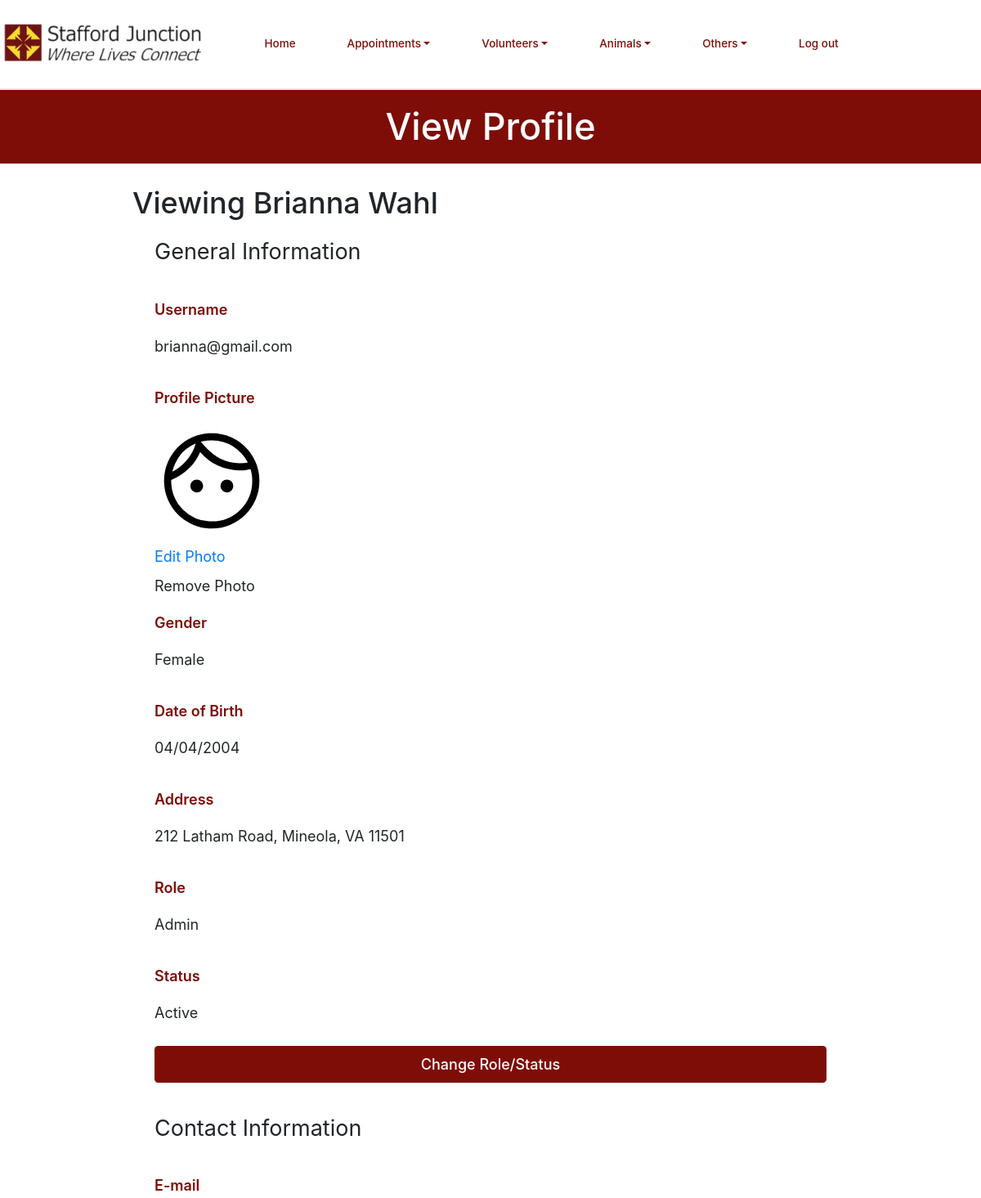
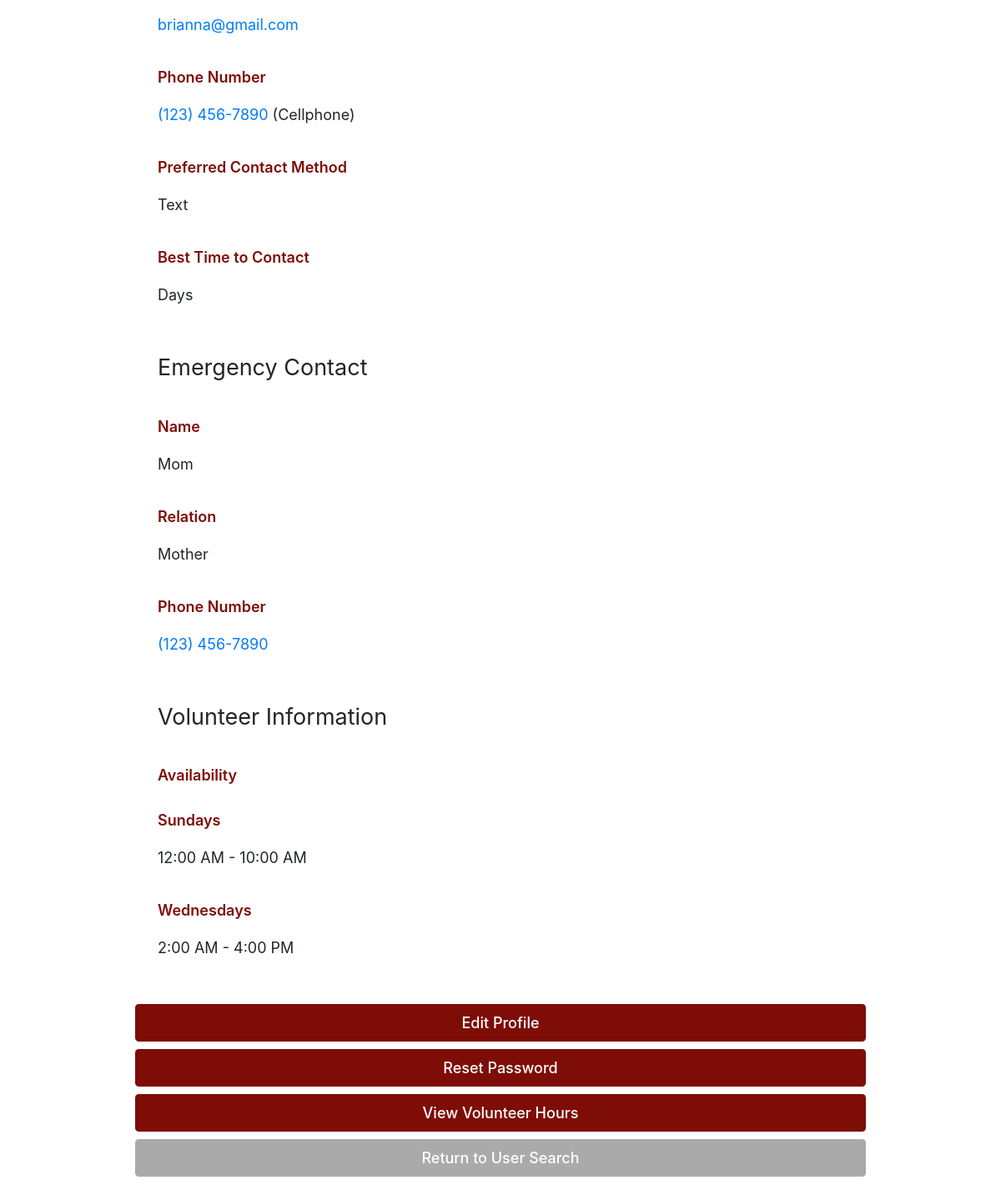
The app's page /viewProfile.php?id=brianna@gmail.com (signed in) with its own data (2 pictures, top to bottom).
### tables this page shows
CREATE TABLE `dbPersons` (
  `id` varchar(256) NOT NULL,
  `start_date` text DEFAULT NULL,
  `venue` text DEFAULT NULL,
  `first_name` text NOT NULL,
  `last_name` text DEFAULT NULL,
  `address` text DEFAULT NULL,
  `city` text DEFAULT NULL,
  `state` varchar(2) DEFAULT NULL,
  `zip` text DEFAULT NULL,
  `phone1` varchar(12) NOT NULL,
  `phone1type` text DEFAULT NULL,
  `phone2` varchar(12) DEFAULT NULL,
  `phone2type` text DEFAULT NULL,
  `birthday` text DEFAULT NULL,
  `email` text DEFAULT NULL,
  `contact_name` text NOT NULL,
  `contact_num` varchar(12) NOT NULL,
  `relation` text NOT NULL,
  `contact_time` text NOT NULL,
  `cMethod` text DEFAULT NULL,
  `type` text DEFAULT NULL,
  `status` text DEFAULT NULL,
  `availability` text DEFAULT NULL,
  `schedule` text DEFAULT NULL,
  `hours` text DEFAULT NULL,
  `notes` text DEFAULT NULL,
  `password` text DEFAULT NULL,
  `sundays_start` char(5) DEFAULT NULL,
  `sundays_end` char(5) DEFAULT NULL,
  `mondays_start` char(5) DEFAULT NULL,
  `mondays_end` char(5) DEFAULT NULL,
  `tuesdays_start` char(5) DEFAULT NULL,
  `tuesdays_end` char(5) DEFAULT NULL,
  `wednesdays_start` char(5) DEFAULT NULL,
  `wednesdays_end` char(5) DEFAULT NULL,
  `thursdays_start` char(5) DEFAULT NULL,
  `thursdays_end` char(5) DEFAULT NULL,
  `fridays_start` char(5) DEFAULT NULL,
  `fridays_end` char(5) DEFAULT NULL,
  `saturdays_start` char(5) DEFAULT NULL,
  `saturdays_end` char(5) DEFAULT NULL,
  `profile_pic` text NOT NULL,
  `force_password_change` tinyint(1) NOT NULL,
  `gender` varchar(6) NOT NULL
);

### database/dbPersons.php (called while the page is built, shortened)
<?php
include_once(dirname(__FILE__).'/../domain/Person.php');
function retrieve_person($id) {
    $con=connect();
    $query = "SELECT * FROM dbPersons WHERE id = '" . $id . "'";
    $result = mysqli_query($con,$query);
    $result_row = mysqli_fetch_assoc($result);
    $thePerson = make_a_person($result_row);
    return $thePerson;
}
function make_a_person($result_row) {
    $thePerson = new Person(
                    $result_row['first_name'],
                    $result_row['last_name'],
                    $result_row['venue'],
                    $result_row['address'],
                    $result_row['city'],
                    $result_row['state'],
                    $result_row['zip'],
                    @$result_row['profile_pic'],
                    $result_row['phone1'],
                    $result_row['phone1type'],
                    $result_row['phone2'],
                    $result_row['phone2type'],
                    $result_row['email'],
                    $result_row['contact_name'],
                    $result_row['contact_num'],
                    $result_row['relation'],
                    $result_row['contact_time'],
                    $result_row['type'],
                    $result_row['status'],
                    $result_row['cMethod'],
                    $result_row['availability'],
                    $result_row['schedule'],
                    $result_row['hours'],
                    $result_row['birthday'],
                    $result_row['start_date'],
                    $result_row['notes'],
                    $result_row['password'],
                    $result_row['sundays_start'],
                    $result_row['sundays_end'],
                    $result_row['mondays_start'],
                    $result_row['mondays_end'],
                    $result_row['tuesdays_start'],
                    $result_row['tuesdays_end'],
                    $result_row['wednesdays_start'],
                    $result_row['wednesdays_end'],
                    $result_row['thursdays_start'],
                    $result_row['thursdays_end'],
                    $result_row['fridays_start'],
                    $result_row['fridays_end'],
                    $result_row['saturdays_start'],
                    $result_row['saturdays_end'],
                    $result_row['force_password_change'],
                    $result_row['gender']
                );
    return $thePerson;
}

### domain/Person.php (called while the page is built, shortened)
<?php
class Person {
	private $id;
	private $first_name;
	private $last_name;
	private $address;
	private $city;
	private $state;
	private $zip;
  	private $profile_pic;
	private $phone1;
	private $phone1type;
	private $birthday;
	private $email;
	private $contact_name;
	private $contact_num;
	private $relation;
	private $contact_time;
	private $cMethod;
	private $type;
	private $status;
	private $sundaysStart;
	private $sundaysEnd;
	private $wednesdaysStart;
	private $wednesdaysEnd;
	private $gender;
	function __construct($f, $l, $v, $a, $c, $s, $z, $pp, $p1, $p1t, $p2, $p2t, $e,
			$cn, $cpn, $rel,
			$ct, $t, $st, $cntm,
			$av, $sch, $hrs, $bd, $sd,
			$notes, $pass,
			$suns, $sune, $mons, $mone, $tues, $tuee, $weds, $wede,
			$thus, $thue, $fris, $frie, $sats, $sate, $mcp, $gender) {
		$this->id = $e;
		$this->first_name = $f;
		$this->last_name = $l;
		$this->address = $a;
		$this->city = $c;
		$this->state = $s;
		$this->zip = $z;
    		$this->profile_pic = $pp;
		$this->phone1 = $p1;
		$this->phone1type = $p1t;
		$this->birthday = $bd;
		$this->email = $e;
		$this->contact_name = $cn;
		$this->contact_num = $cpn;
		$this->relation = $rel;
		$this->contact_time = $ct;
		$this->cMethod = $cntm;
		$this->type = $t !== "" ? explode(',', $t) : array();
		$this->status = $st;
		$this->sundaysStart = $suns;
		$this->sundaysEnd = $sune;
		$this->wednesdaysStart = $weds;
		$this->wednesdaysEnd = $wede;
		$this->gender = $gender;
	}
	function get_id() {
		return $this->id;
	}
	function get_first_name() {
		return $this->first_name;
	}
	function get_last_name() {
		return $this->last_name;
	}
	function get_address() {
		return $this->address;
	}
	function get_city() {
		return $this->city;
	}
	function get_state() {
		return $this->state;
	}
	function get_zip() {
		return $this->zip;
	}
  function get_profile_pic() {
    return $this->profile_pic;
  }
	function get_phone1() {
		return $this->phone1;
	}
	function get_phone1type() {
		return $this->phone1type;
	}
	function get_birthday() {
		return $this->birthday;
	}
	function get_email() {
		return $this->email;
	}
	function get_contact_name() {
		return $this->contact_name;
	}
	function get_contact_num() {
		return $this->contact_num;
	}
	function get_relation() {
		return $this->relation;
	}
	function get_contact_time() {
		return $this->contact_time;
	}
	function get_cMethod() {
		return $this->cMethod;
	}
	function get_type() {
		return $this->type;
	}
	function get_status() {
		return $this->status;
	}
	function get_sunday_availability_start() {
		return $this->sundaysStart;
	}
	function get_sunday_availability_end() {
		return $this->sundaysEnd;
	}
	function get_wednesday_availability_start() {
		return $this->wednesdaysStart;
	}
	function get_wednesday_availability_end() {
		return $this->wednesdaysEnd;
	}
	function get_gender() {
		return $this->gender;
	}
}

### include/output.php (called while the page is built, shortened)
<?php
    function hsc($input) {
        return htmlspecialchars($input);
    }
    function time24hTo12h($time) {
        $hour = substr($time, 0, 2);
        $minute = substr($time, 3, 2);
        $hour = intval($hour);
        if ($hour < 12) {
            if ($hour == 0) {
                $hour = 12;
            }
            return hsc($hour . ':' . $minute . ' AM');
        } else if ($hour > 12) {
            $hour -= 12;
        }
        return hsc($hour . ':' . $minute . ' PM');
    }
    function formatPhoneNumber($number) {
        $str = '(' . substr($number, 0, 3) . ') ' . substr($number, 3, 3) . '-' . substr($number, 6, 4);
        return hsc($str);
    }

### viewProfile.php (the view, shortened to what this page needs)
<?php
    $accessLevel = 0;
    $userID = null;
    $isAdmin = false;
    if (isset($_SESSION['_id'])) {
        $accessLevel = $_SESSION['access_level'];
        $isAdmin = $accessLevel >= 2;
        $userID = $_SESSION['_id'];
    } else {
        header('Location: login.php');
        die();
    }
    if ($isAdmin && isset($_GET['id'])) {
        $args = sanitize($_GET);
        $id = strtolower($args['id']);
    } else {
        $id = $userID;
    }
    require_once('database/dbPersons.php');
    $user = retrieve_person($id);
    $viewingOwnProfile = $id == $userID;
?>
<!DOCTYPE html>
<html>
    <head>
        <?php require_once('universal.inc') ?>
    </head>
    <body>
        <?php
            require_once('header.php');
            require_once('include/output.php');
        ?>
        <h1>View Profile</h1>
        <main class="general">
            <?php if ($viewingOwnProfile): ?>
                <h2>Your Profile</h2>
            <?php else: ?>
                <h2>Viewing <?php echo $user->get_first_name() . ' ' . $user->get_last_name() ?></h2>
            <?php endif ?>
            <fieldset>
                <legend>General Information</legend>
                <label>Username</label>
                <p><?php echo $user->get_id() ?></p>
                <label>Profile Picture</label>
                <img class="profile-pic" src="<?php
                    $profile_pic = $user -> get_profile_pic();
                    if ($profile_pic) {
                        echo $profile_pic;
                    } else {
                        echo 'images/default-profile-picture.svg';
                    }
                  ?>"width="140" height="140">
                <a id="edit-profile-picture" class="link-like">Edit Photo</a>
                <?php
                  echo '<a href="viewProfile.php?id='.$id.'&removePic=true" style="color:inherit">Remove Photo</a>'
                ?>
                <label>Gender</label>
                <p><?php echo $user->get_gender(); ?></p>
                <label>Date of Birth</label>
                <p><?php echo date('d/m/Y', strtotime($user->get_birthday())) ?></p>
                <label>Address</label>
                <p><?php echo $user->get_address() . ', ' . $user->get_city() . ', ' . $user->get_state() . ' ' . $user->get_zip() ?></p>
                <label>Role</label>
                <p><?php echo ucfirst($user->get_type()[0]) ?></p>
                <label>Status</label>
                <p><?php
                    $status = ucfirst($user->get_status());
                    $reason = $user->get_notes();
                    if ($status == "Inactive" && $reason) {
                        echo "Inactive (" . $reason . ")";
                    } else {
                        echo $status;
                    }
                ?></p>
                <?php if ($id != $userID && $accessLevel >= 2): ?>
                    <?php if ($accessLevel >= 3): ?>
                        <a href="modifyUserRole.php?id=<?php echo $id ?>" class="button">Change Role/Status</a>
                    <?php endif ?>
                <?php endif ?>
            </fieldset>
            <fieldset>
                <legend>Contact Information</legend>
                <label>E-mail</label>
                <p><a href="mailto:<?php echo $user->get_email() ?>"><?php echo $user->get_email() ?></a></p>
                <label>Phone Number</label>
                <p><a href="tel:<?php echo $user->get_phone1() ?>"><?php echo formatPhoneNumber($user->get_phone1()) ?></a> (<?php echo ucfirst($user->get_phone1type()) ?>)</p>
                <label>Preferred Contact Method</label>
                <p><?php echo ucfirst($user->get_cMethod()) ?></p>
                <label>Best Time to Contact</label>
                <p><?php echo ucfirst($user->get_contact_time()) ?></p>
            </fieldset>
            <fieldset>
                <legend>Emergency Contact</legend>
                <label>Name</label>
                <p><?php echo $user->get_contact_name() ?></p>
                <label>Relation</label>
                <p><?php echo $user->get_relation() ?></p>
                <label>Phone Number</label>
                <p><a href="tel:<?php echo $user->get_contact_num() ?>"><?php echo formatPhoneNumber($user->get_contact_num()) ?></a></p>
            </fieldset>
            <fieldset>
                <legend>Volunteer Information</legend>
                <label>Availability</label>
                <?php if ($user->get_sunday_availability_start()): ?>
                    <label>Sundays</label>
                    <p><?php echo time24hTo12h($user->get_sunday_availability_start()) . ' - ' . time24hTo12h($user->get_sunday_availability_end()) ?></p>
                <?php endif ?>
                <?php if ($user->get_wednesday_availability_start()): ?>
                    <label>Wednesdays</label>
                    <p><?php echo time24hTo12h($user->get_wednesday_availability_start()) . ' - ' . time24hTo12h($user->get_wednesday_availability_end()) ?></p>
                <?php endif ?>
            </fieldset>
            <a class="button" href="editProfile.php<?php if ($id != $userID) echo '?id=' . $id ?>">Edit Profile</a>
            <?php if ($id != $userID): ?>
                <?php if (($accessLevel == 2 && $user->get_access_level() == 1) || $accessLevel >= 3): ?>
                    <a class="button" href="resetPassword.php?id=<?php echo htmlspecialchars($_GET['id']) ?>">Reset Password</a>
                <?php endif ?>
                <a class="button" href="volunteerReport.php?id=<?php echo htmlspecialchars($_GET['id']) ?>">View Volunteer Hours</a>
                <a class="button cancel" href="personSearch.php">Return to User Search</a>
            <?php else: ?>
                <a class="button" href="changePassword.php">Change Password</a>
                <a class="button" href="volunteerReport.php">View Volunteer Hours</a>
                <a class="button cancel" href="index.php">Return to Dashboard</a>
            <?php endif ?>
        </main>
    </body>
</html>

### css/base.css (style rules this page uses)
html, body, header, main, footer, div, span, p, h1, h2, h3, h4, h5, h6, ul, ol, li, input, select, textarea, form, section, label, table, td, tr, th, form, fieldset, em, button, a { padding: 0; margin: 0; font-size: inherit; font-family: inherit; font-weight: inherit; text-decoration: none; font-style: normal; box-sizing: border-box; text-align: left; list-style-type: none; border-spacing: 0; }
:root { --page-background-color: #ffffff; --page-font-color: #7e0d07; --inactive-font-color: #d0d0d0; --inactive-background-color: #f0f0f0; --standout-background: #fafafa; --happy-toast-background-color: #7e0d07; --happy-toast-font-color: white; --info-toast-background-color: #7e0d07; --info-toast-font-color: white; --error-toast-background-color: #701a1a; --error-toast-font-color: white; --shadow-and-border-color: #e8e8e8; --main-color: #7e0d07; --accent-color: #fcdd2b; --secondary-accent-color: #ffffff; --calendar-event-color: #fcdd2b; --calendar-event-color-hover: var(--main-color); --calendar-today-border: 2px solid var(--secondary-accent-color); --button-font-color: white; --button-padding: 0.5rem 1.5rem; --button-border-radius: 0.25rem; --standard-border: 1px solid #000000; --light-border: 1px solid var(--shadow-and-border-color); --text-field-border: 2px solid #e8e8e8; --cancel-button-background-color: #aaa; --error-color: red; font-size: 18px; font-family: Montserrat; font-weight: 300; }
body { background-color: var(--page-background-color); color: var(--page-font-color); font-family: Montserrat; }
main:not(.login):not(.calendar-view):not(.dashboard) { padding: 1rem; }
input[type="submit"], button, .button { color: var(--button-font-color); background-color: var(--main-color); padding: var(--button-padding); border: none; border-radius: var(--button-border-radius); font-weight: 500; width: 100%; transition: background-color 0.3s; cursor: pointer; text-align: center; }
label { color: var(--main-color); font-weight: 600; width: 100%; text-align: left; }
h1 { font-size: 1.5rem; font-weight: 500; margin-bottom: 2rem; background-color: var(--main-color); color: var(--page-background-color); width: 100%; text-align: center; padding: 1rem; }
h2 { font-size: 1.5rem; font-weight: 500; }
.button { display: inline-block; }
button.cancel, a.cancel { background-color: var(--cancel-button-background-color); }
main.general, form.general { margin: 1rem; display: flex; flex-direction: column; gap: 0.5rem; }
main.general fieldset { padding: 1.5rem; display: flex; gap: 0.5rem; flex-direction: column; }
main.general fieldset > label:not(:first-of-type) { margin-top: 0.5rem; }
@media only screen and (min-width: 1024px) { main.general, form.general { margin: 0rem 8rem 4rem 8rem; } }
img.profile-pic { object-fit: cover; }
.link-like { cursor: pointer; }

### records on screen
dbpersons: first_name "Brianna", last_name "Wahl", id "brianna@gmail.com", gender "Female", birthday "04/04/2004", address "212 Latham Road", city "Mineola", state "VA", zip "11501", status "Active", email "brianna@gmail.com", phone1 "(123) 456-7890", phone1type "Cellphone", cMethod "Text", contact_time "Days", contact_name "Mom", relation "Mother", contact_num "(123) 456-7890", sundays_start "12:00 AM", sundays_end "10:00 AM", wednesdays_start "2:00 AM", wednesdays_end "4:00 PM"

### other values on screen
$user->get_type()[0] "Admin"
